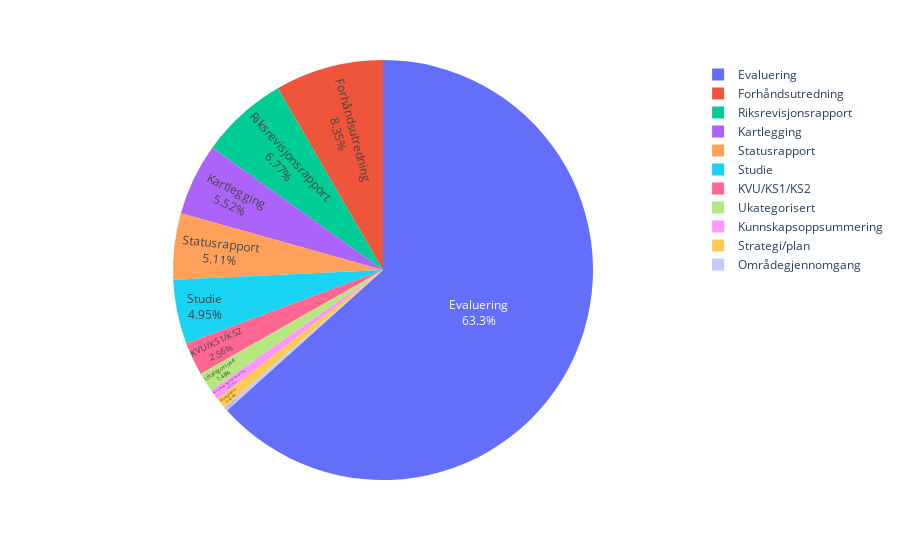

The notebook cell this image was saved under:
### Markdown cell above
## Grafer og plotter

### Code cell
fig = px.pie(df, names = 'type')
fig.update_layout(showlegend = True)
fig.update_traces(textposition = 'inside', textinfo = 'percent+label')
fig.show()

### Figure 1 — Plotly figure (JSON) as saved in the notebook; plotly's stock layout.template omitted (floating-point values rounded to 4 significant figures; data arrays with more than 128 entries replaced by an {"elided": "..."} marker saying what was removed)
{"data": [{"domain": {"x": [0, 1], "y": [0, 1]}, "hovertemplate": "type=%{label}<extra></extra>", "labels": {"elided": "5127 str values"}, "legendgroup": "", "name": "", "showlegend": true, "textinfo": "percent+label", "textposition": "inside", "type": "pie"}], "layout": {"legend": {"tracegroupgap": 0}, "margin": {"t": 60}, "showlegend": true}}
